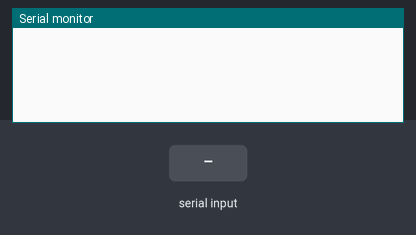
Bench run of a sketch on a simulated Arduino Uno, built with avr-gcc and run on an emulated ATmega328P. Shown: the last lines printed to the serial monitor. Inputs (shaded band) come from the test bench.

Above: at 1.2 s.
1.3 s: "1" received over Serial
At 2.5 s:
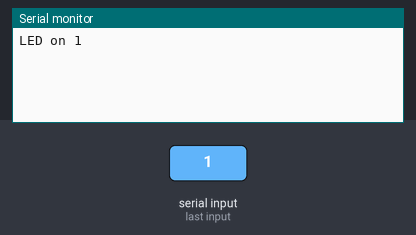
2.8 s: "A" received over Serial
At 3.9 s:
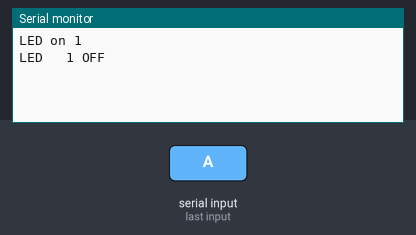
4.3 s: "B" received over Serial
At 5.0 s:
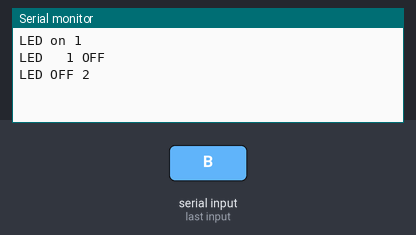
5.8 s: "9" received over Serial
At 6.2 s:
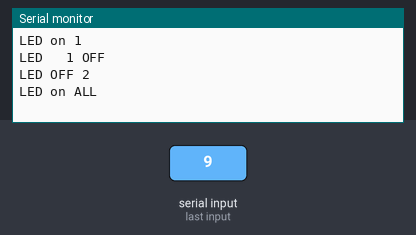
7.3 s: "I" received over Serial
At 8.5 s:
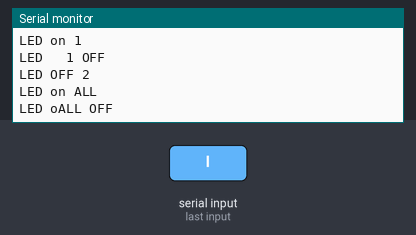

The sketch:

TestCommands.ino
```cpp
const unsigned int LED1=3;
const unsigned int LED2=4;
const unsigned int LED3=5;
const unsigned int LED4=6;

const unsigned int BAUID_RATE=9600;
void setup() {
  // put your setup code here, to run once:
pinMode(OUTPUT,LED1);
pinMode(OUTPUT,LED2);
pinMode(OUTPUT,LED3);
pinMode(OUTPUT,LED4);

Serial.begin(BAUID_RATE);

}

void loop() {

  // put your main code here, to run repeatedly:
if(Serial.available()>0)
{
  int commands=Serial.read();
  if(commands=='1')
  {
    digitalWrite(LED1,LOW);
    Serial.println("LED on 1");
   }
   else if(commands=='A')
   {
    digitalWrite(LED2,HIGH);
    Serial.println("LED   1 OFF");
    } else if(commands=='2')
   {
    digitalWrite(LED3,LOW);
    Serial.println("LED on 2");
    } else if(commands=='B')
   {
    digitalWrite(LED4,HIGH);
    Serial.println("LED OFF 2");
    }else if(commands=='3')
   {
    digitalWrite(LED3,LOW);
    Serial.println("LED on 3");
    } else if(commands=='C')
   {
    digitalWrite(LED4,HIGH);
    Serial.println("LED OFF 3");
    }else if(commands=='4')
   {
    digitalWrite(LED3,LOW);
    Serial.println("LED OFF 3");
    } else if(commands=='D')
   {
    digitalWrite(LED4,HIGH);
    Serial.println("LED OFF 4");
    }
    else if(commands=='9')
   {
   digitalWrite(LED2,LOW);
digitalWrite(LED2,LOW);
digitalWrite(LED3,LOW);
digitalWrite(LED4,LOW);

    Serial.println("LED on ALL");
    } else if(commands=='I')
   {
    digitalWrite(LED1,HIGH);
    digitalWrite(LED2,HIGH);
    digitalWrite(LED3,HIGH);
    digitalWrite(LED4,HIGH);

    Serial.println("LED oALL OFF");
    }
    else
    {
      Serial.print("Unknow command:");
      Serial.println(commands);
      }

  }

}
```

Measured:
- after the input at 1.3 s, the serial monitor: prints a new line at once (image 1)
- after the input at 2.8 s, the serial monitor: prints a new line at once (image 2)
- after the input at 4.3 s, the serial monitor: prints a new line at once (image 3)
- after the input at 5.8 s, the serial monitor: prints a new line at once (image 4)
- after the input at 7.3 s, the serial monitor: prints a new line at once (image 5)
